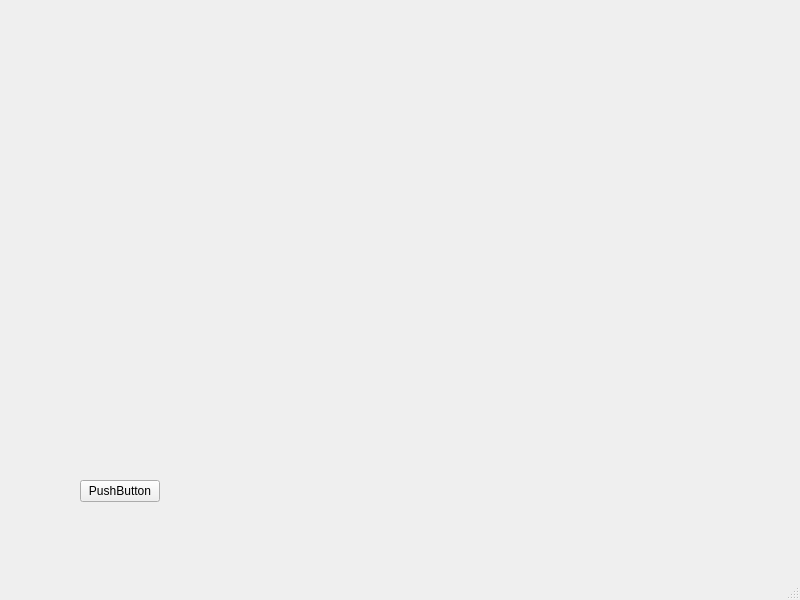
<?xml version="1.0" encoding="UTF-8"?>
<ui version="4.0">
 <class>MainWindow</class>
 <widget class="QMainWindow" name="MainWindow">
  <property name="geometry">
   <rect>
    <x>0</x>
    <y>0</y>
    <width>800</width>
    <height>600</height>
   </rect>
  </property>
  <property name="windowTitle">
   <string>MainWindow</string>
  </property>
  <widget class="QWidget" name="centralwidget">
   <widget class="QPushButton" name="pushButton">
    <property name="geometry">
     <rect>
      <x>80</x>
      <y>480</y>
      <width>80</width>
      <height>22</height>
     </rect>
    </property>
    <property name="text">
     <string>PushButton</string>
    </property>
   </widget>
  </widget>
  <widget class="QMenuBar" name="menubar">
   <property name="geometry">
    <rect>
     <x>0</x>
     <y>0</y>
     <width>800</width>
     <height>19</height>
    </rect>
   </property>
  </widget>
  <widget class="QStatusBar" name="statusbar"/>
 </widget>
 <resources/>
 <connections/>
</ui>
